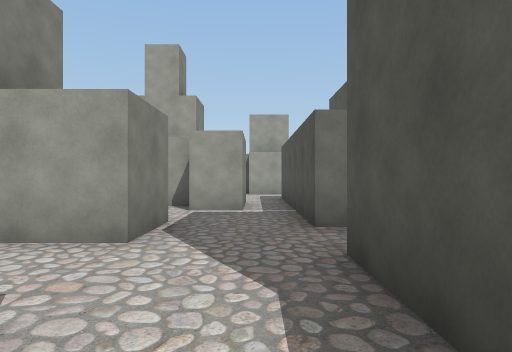
view 1 (above)

17 first-person views from a walk through a Unity game level. The camera is 1.3 m above the floor, looks level and sees 75° across. The floor is counted in squares, 2 m on a side. Each view is taken from the middle of a square. On the plan, view 1 faces up. The plan holds only what a view shows up to about 10 squares ahead; the rest is blank. The player is left out.

view 2
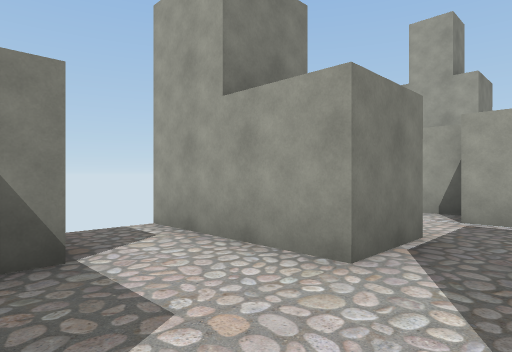

view 3
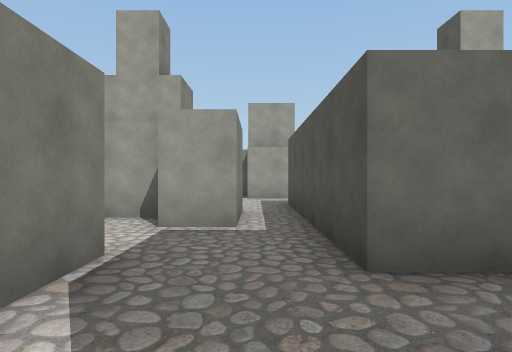

view 4
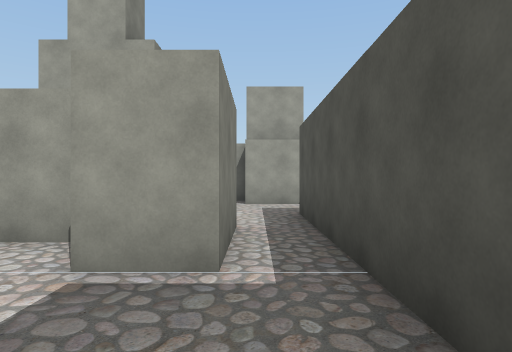

view 5
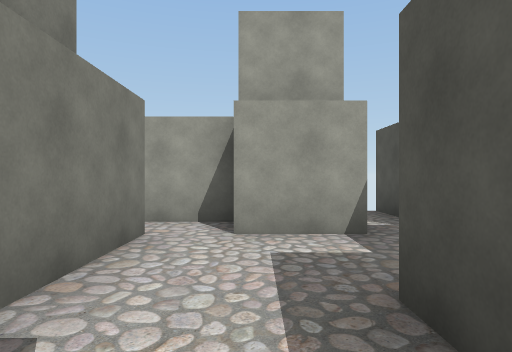

view 6
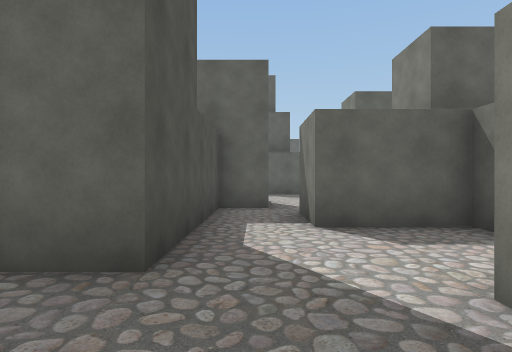

view 7
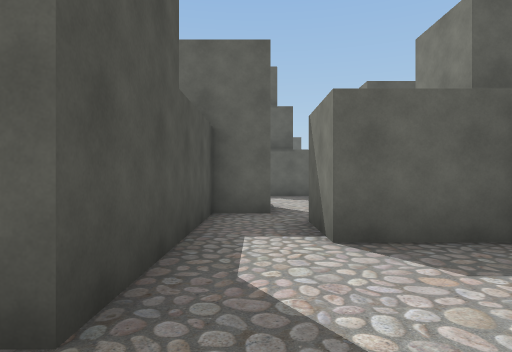

view 8
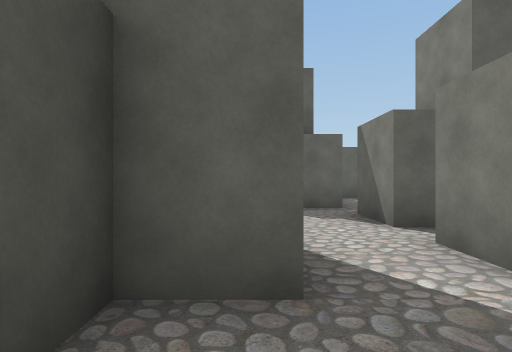

view 9
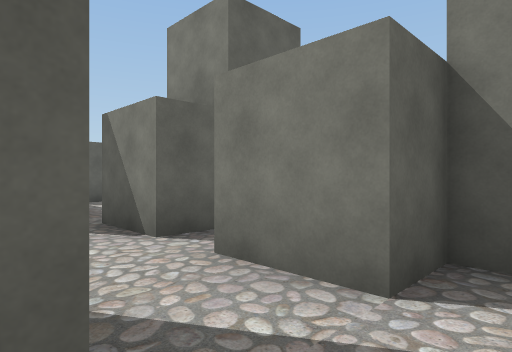

view 10
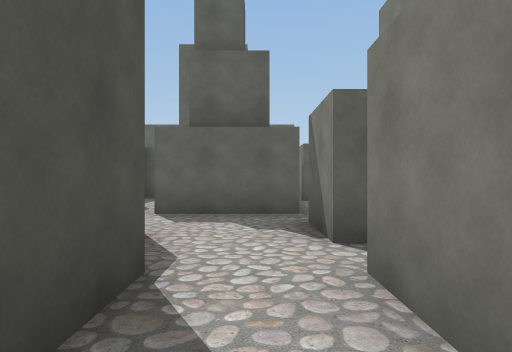

view 11
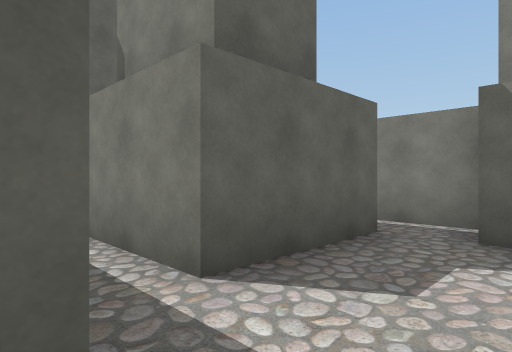

view 12
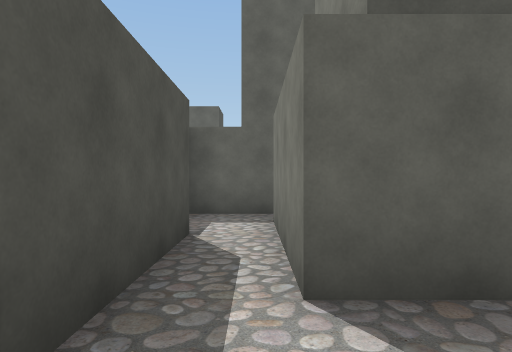

view 13
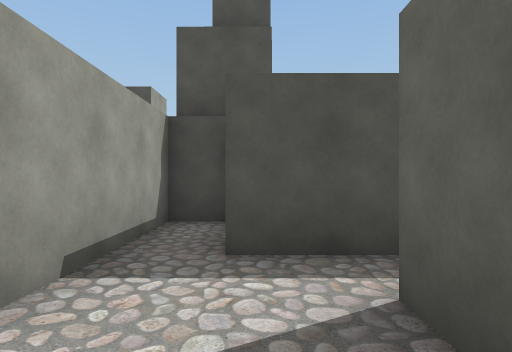

view 14
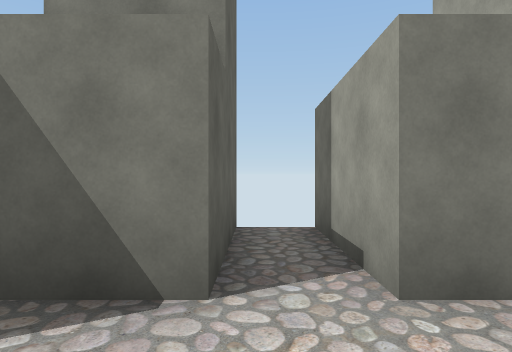

view 15
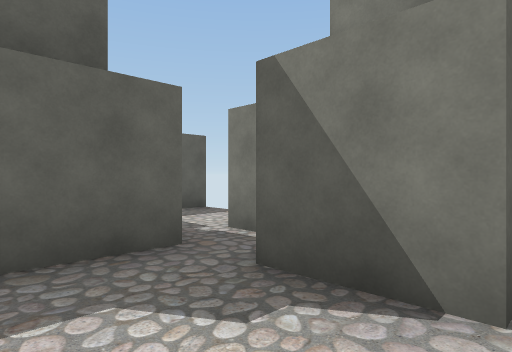

view 16
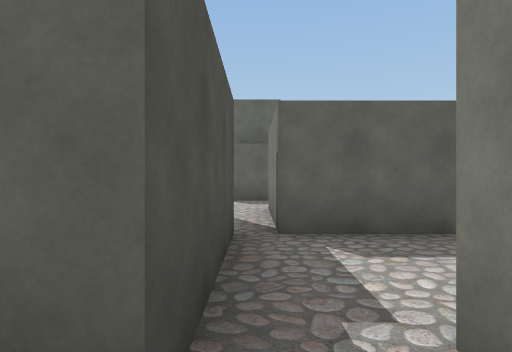

view 17
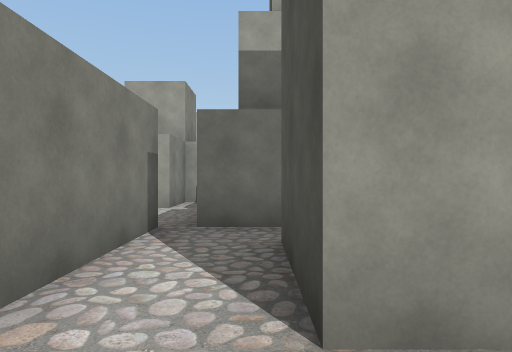

### Floor plan
Points are (right, up) in squares from view 1. A wall is a line through its corners. A room is listed if a view was taken in it or the views show most of it. See-through windows are left out.
Room 1 (views 1, 2, 3, 4, 6, 7, 8)
walls: (-1.2, 4.8) (-1.2, 3.3) (-4.2, 3.3); (-2.8, 1.9) (-2.8, 0.8) (-0.8, 0.8) (-0.8, -0.8); (1.8, 4.3) (0.8, 4.3) (0.8, 6.5); (-0.2, 6.3) (-1.2, 6.3); (0.8, -0.4) (0.8, 2.8) (1.8, 2.8); (-1.4, 7.3) (-2.5, 7.3)
ways out: opening at (0, 7.5) to room 2; opening at (0, 0) to room 3; opening at (1.5, 3.5)
Room 2 (view 5)
walls: (-1.2, 11.8) (-1.2, 9.6); (-0.2, 8.2) (-0.2, 6.3); (-0.2, 12.8) (-1.6, 12.8); (1.4, 11.8) (-0.2, 11.8); (0.8, 6.5) (0.8, 9.8)
ways out: opening at (0, 7.5) to room 1; opening at (1, 10.5)
Room 3 (views 9, 10)
walls: (-0.3, -3.2) (-0.3, -1.7) (0.8, -1.7) (0.8, -0.4); (-2.8, -1.2) (-2.8, -1.7) (-1.8, -1.7) (-1.8, -3.2)
ways out: opening at (0, 0) to room 1; opening at (-1, -2.5) to room 4
Room 4 (views 11, 12, 13, 14, 15, 16)
walls: (-1.8, -6.7) (0.7, -6.7) (0.7, -8.4); (-1.8, -3.2) (-4.2, -3.2); (-2.8, -5.8) (-2.8, -7.2); (3.7, -5.6) (3.7, -4.8) (0.6, -4.8); (1.7, -8.8) (1.7, -5.8); (-4.2, -4.2) (-1.8, -4.2) (-1.8, -5.8)
ways out: opening at (-1, -2.5) to room 3; opening at (-2, -7) to room 6; opening at (1, -7.5)
Room 5 (view 17)
walls: (-2.4, -14.8) (-1.4, -14.8); (0, -12.8) (-0.7, -12.8)
ways out: opening at (-1.5, -11.5) to room 6
Room 6 (no view inside)
walls: (-0.6, -9.8) (-1.8, -9.8) (-1.8, -6.7); (-4.4, -9.7) (-2.2, -9.7) (-2.2, -12.4); (-0.7, -12.8) (-0.7, -10.8)
ways out: opening at (-2, -7) to room 4; opening at (-1.5, -11.5) to room 5; opening at (0, -10)

Positions as (right, up) in squares from view 1, and headings:
1: (0, 0), facing up
2: (0, 1), facing up-left
3: (0, 2), facing up
4: (0, 4), facing up
5: (0, 8), facing up
6: (0, 5), facing down
7: (0, 4), facing down
8: (0, 0), facing down
9: (0, -1), facing down-left
10: (-1, -1), facing down
11: (2, -5), facing down-left
12: (1, -5), facing down
13: (-1, -6), facing right
14: (0, -4), facing left
15: (0, -4), facing down-left
16: (-2, -6), facing down
17: (-1, -14), facing up
